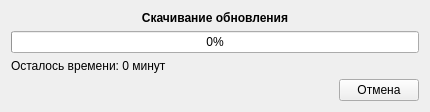
<?xml version="1.0" encoding="UTF-8"?>
<ui version="4.0">
 <class>Downloader</class>
 <widget class="QWidget" name="Downloader">
  <property name="windowModality">
   <enum>Qt::ApplicationModal</enum>
  </property>
  <property name="geometry">
   <rect>
    <x>0</x>
    <y>0</y>
    <width>430</width>
    <height>112</height>
   </rect>
  </property>
  <property name="sizePolicy">
   <sizepolicy hsizetype="Minimum" vsizetype="Minimum">
    <horstretch>0</horstretch>
    <verstretch>0</verstretch>
   </sizepolicy>
  </property>
  <property name="windowTitle">
   <string>Скачивание обновления</string>
  </property>
  <layout class="QGridLayout" name="gridLayout">
   <item row="0" column="0">
    <layout class="QVBoxLayout" name="verticalLayout">
     <item>
      <widget class="QLabel" name="downloadLabel">
       <property name="font">
        <font>
         <weight>75</weight>
         <bold>true</bold>
        </font>
       </property>
       <property name="text">
        <string>&lt;html&gt;&lt;head/&gt;&lt;body&gt;&lt;p align=&quot;center&quot;&gt;&lt;span style=&quot; font-size:9pt;&quot;&gt;Скачивание обновления&lt;/span&gt;&lt;/p&gt;&lt;/body&gt;&lt;/html&gt;</string>
       </property>
      </widget>
     </item>
     <item>
      <widget class="QProgressBar" name="progressBar">
       <property name="minimumSize">
        <size>
         <width>320</width>
         <height>0</height>
        </size>
       </property>
       <property name="value">
        <number>0</number>
       </property>
       <property name="invertedAppearance">
        <bool>false</bool>
       </property>
      </widget>
     </item>
     <item>
      <widget class="QLabel" name="timeLabel">
       <property name="text">
        <string>&lt;html&gt;&lt;head/&gt;&lt;body&gt;&lt;p&gt;&lt;span style=&quot; font-size:9pt;&quot;&gt;Осталось времени: 0 минут&lt;/span&gt;&lt;/p&gt;&lt;/body&gt;&lt;/html&gt;</string>
       </property>
      </widget>
     </item>
    </layout>
   </item>
   <item row="1" column="0">
    <layout class="QGridLayout" name="gridLayout_2">
     <item row="0" column="0">
      <spacer name="horizontalSpacer">
       <property name="orientation">
        <enum>Qt::Horizontal</enum>
       </property>
       <property name="sizeHint" stdset="0">
        <size>
         <width>328</width>
         <height>20</height>
        </size>
       </property>
      </spacer>
     </item>
     <item row="0" column="1">
      <widget class="QPushButton" name="stopButton">
       <property name="text">
        <string>Отмена</string>
       </property>
      </widget>
     </item>
    </layout>
   </item>
  </layout>
 </widget>
 <resources/>
 <connections/>
</ui>
